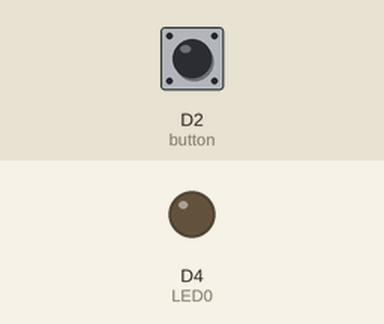
This sketch was run on a simulated ESP8266 (NodeMCU). Shown: output pins drawn as LEDs (lit = HIGH). The inputs (shaded band) are chosen by the test bench; at power-on: D2 (button) LOW. WiFi joins after 1.5 s; servers stay silent unless stated; what the sketch prints to the serial monitor is not drawn.

Above: at 0.1 s.
At 4.9 s:
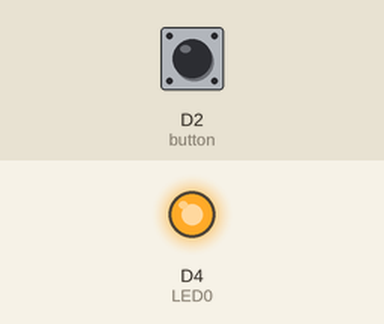
Timing chart, 0 to 6.6 s (numbered marks = the images above):
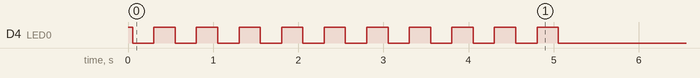

The sketch:

ESP2ESPDirectControllClient.ino
```cpp
//-- Libraries Included --------------------------------------------------------------
  #include <ESP8266WiFi.h>    // The Basic Function Of The ESP NOD MCU

//------------------------------------------------------------------------------------
  // Define I/O Pins
  #define       LED0      2       // WIFI Module LED
  #define       button    D2

//------------------------------------------------------------------------------------
  // Authentication Variables
  char*         ssid = "DataTransfer";            // Wifi Name
  char*         password = "test1234567890";        // Wifi Password
  String buttonstate = "0";
//------------------------------------------------------------------------------------
  // WIFI Module Role & Port
  IPAddress     TCP_Server(192, 168, 4, 1);
  IPAddress     TCP_Gateway(192, 168, 4, 1);
  IPAddress     TCP_Subnet(255, 255, 255, 0);

  unsigned int  TCPPort = 2390;
  WiFiClient    TCP_Client;

//------------------------------------------------------------------------------------
  // Some Variables
  unsigned char buffer[80];
  char result[10];
  String heartBeat = "2";
  unsigned long previousMillis = 0;
  const long interval = 1000;

//====================================================================================

void setup(){
  // setting the serial port ----------------------------------------------
  Serial.begin(115200);

  // setting the mode of pins ---------------------------------------------
  pinMode(LED0, OUTPUT);                          // WIFI OnBoard LED Light
  digitalWrite(LED0, !LOW);                       // Turn WiFi LED Off
  pinMode(button, INPUT);                          // Button Pin

  // WiFi Connect ----------------------------------------------------
  Check_WiFi_and_Connect_or_Reconnect();          // Checking For Connection
}

//====================================================================================

void loop(){

  unsigned long currentMillis = millis();
  if (currentMillis - previousMillis >= interval) {
    previousMillis = currentMillis;
    TCP_Client.println(heartBeat);
  }

  if(digitalRead(button))
  {
    delay(200);
    if(buttonstate == "0")
    {
      buttonstate = "1";
    }
    else if(buttonstate == "1")
    {
      buttonstate = "0";
    }
    Send_Request_To_Server();

  }

  if(WiFi.status() != WL_CONNECTED){
    ESP.restart();
  }

}

//====================================================================================

void Send_Request_To_Server() {
  unsigned long tNow;
  TCP_Client.println(buttonstate);                             // Send Data

  TCP_Client.flush();
  Check_WiFi_and_Connect_or_Reconnect();
}

//====================================================================================

void Check_WiFi_and_Connect_or_Reconnect(){

  if (WiFi.status() != WL_CONNECTED){

    TCP_Client.stop(); //Make Sure Everything Is Reset
    WiFi.disconnect();
    Serial.println("Not Connected...trying to connect...");
    delay(50);
    WiFi.mode(WIFI_STA);                                // station (Client) Only - to avoid broadcasting an SSID ??
    WiFi.begin("DataTransfer");                         // the SSID that we want to connect to
    WiFi.begin(ssid, password);
    while(WiFi.status() != WL_CONNECTED){
      for(int i=0; i < 10; i++){
        digitalWrite(LED0, !HIGH);
        delay(250);
        digitalWrite(LED0, !LOW);
        delay(250);
        Serial.print(".");
      }
      Serial.println("");
    }
  // stop blinking to indicate if connected -------------------------------
    digitalWrite(LED0, !HIGH);
    Serial.println("!-- Client Device Connected --!");


  // Printing IP Address --------------------------------------------------
    Serial.println("Connected To      : " + String(WiFi.SSID()));
    Serial.println("Signal Strenght   : " + String(WiFi.RSSI()) + " dBm");
    Serial.print  ("Server IP Address : ");
    Serial.println(TCP_Server);
    Serial.print  ("Device IP Address : ");
    Serial.println(WiFi.localIP());
    TCP_Client.connect(TCP_Server, TCPPort);
    TCP_Client.setNoDelay(1);
  }
}
```
